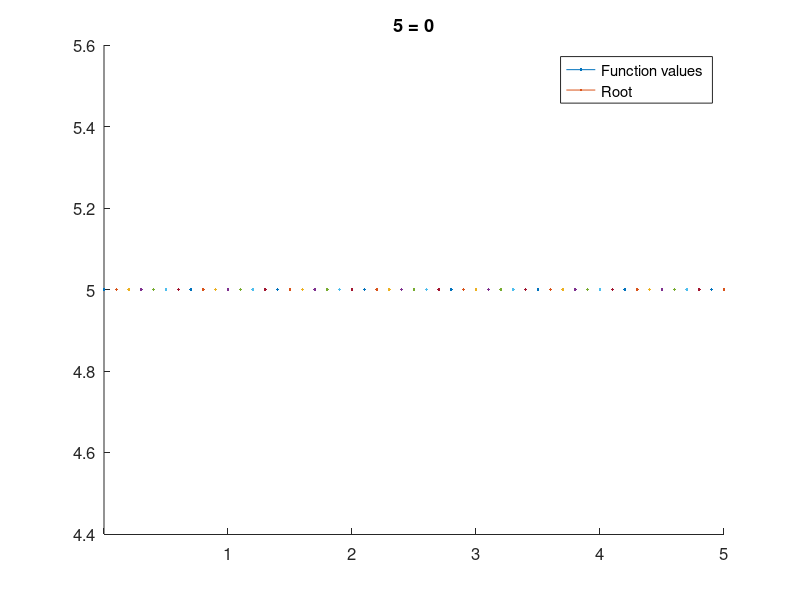

MATLAB code to generate this figure:
clc;

eq = input('Enter an equation(in terms of x): ', 's');
f = str2func(['@(x) ', eq]);
tol = input('Enter tolerance: ');
itr = 30;
results = [];

%Root calculation
for i = 1:5
  a = input('Enter first interval: ');
  b = input('Enter second interval: ');
  if f(a)*f(b) < 0
    break;
  else
    fprintf('No root lies between the given intervals.\n')
  end
end
for i = 1:itr
  c = (a*f(b) - b*f(a))/(f(b) - f(a));
  results = [c, results];
  if abs(c - b) < tol || abs(c - a) < tol
    break;
  endif
  if f(a)*f(c) < 0
    b = c;
  elseif f(b)*f(c) < 0
    a = c;
  end
end

fprintf('Root is %0.4f\n', c);
disp('Calculated roots in each iteration:');
disp(results');

%Graph visualization
x = 0:0.1:5;
hold on;
plot(x, f(x));
plot(c, f(c), 'or');
title([eq, ' = 0']);
titleFontSize = 16;
set(get(gca, 'title'), 'FontSize', titleFontSize);
axisLabelFontSize = 12;
set(gca, 'FontSize', axisLabelFontSize);
set(gca, 'xAxisLocation', 'origin');
legend('Function values ', 'Root');


